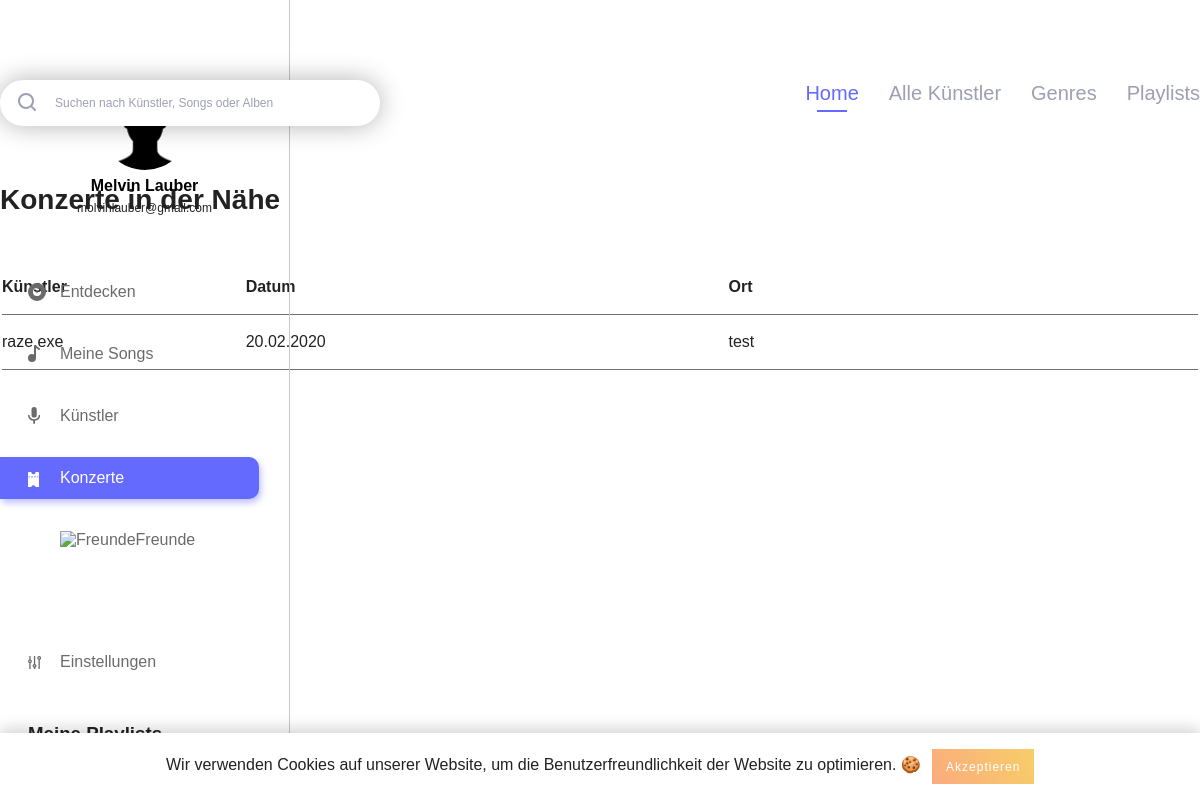
The app's page /events.php (signed in) with its own data.
### tables this page shows
CREATE TABLE IF NOT EXISTS `users` (
  `id` int(11) NOT NULL AUTO_INCREMENT,
  `username` varchar(255) NOT NULL,
  `email` varchar(255) NOT NULL,
  `firstname` varchar(255) NOT NULL,
  `lastname` varchar(255) NOT NULL,
  `password_hash` varchar(255) NOT NULL,
  `password_token` varchar(255) NOT NULL,
  `is_artist` int(1) NOT NULL,
  `has_darkmode` tinyint(1) NOT NULL,
  `insta` text,
  `facebook` text,
  PRIMARY KEY (`id`),
  UNIQUE KEY `username` (`username`),
  UNIQUE KEY `email` (`email`)
);

CREATE TABLE IF NOT EXISTS `events` (
  `id` int(11) NOT NULL AUTO_INCREMENT,
  `artist_id_link` int(11) NOT NULL,
  `event_name` varchar(255) NOT NULL,
  `place` varchar(255) NOT NULL,
  `event_date` date NOT NULL,
  PRIMARY KEY (`id`),
  KEY `artist_id_link` (`artist_id_link`)
);

CREATE TABLE IF NOT EXISTS `artist` (
  `artist_id` int(11) NOT NULL AUTO_INCREMENT,
  `user_id` int(11) NOT NULL,
  `artist_firstname` varchar(255) NOT NULL,
  `artist_lastname` varchar(255) NOT NULL,
  `biography` text NOT NULL,
  `insta` text,
  `facebook` text,
  PRIMARY KEY (`artist_id`),
  KEY `artist_fk0` (`user_id`)
);

### includes/start.php (called while the page is built, shortened)
<?php
include 'db.php';
if (isset($_SESSION['user']['id']) && !empty($_SESSION['user']['id'])) {
	$statement = $pdo->prepare("SELECT * FROM `users` WHERE `id` = :id");
	$result = $statement->execute(array('id' => $_SESSION['user']['id']));
}
if (isset($_SESSION['user']['has_darkmode']) && $_SESSION['user']['has_darkmode'] == 1) {
	$body_class = 'dark';
}
else {
	$body_class = '';
}
?>

### events.php (the view, shortened to what this page needs)
<?php
include 'includes/start.php';
$get_events_query = "SELECT * FROM `events` events
					 INNER JOIN `artist` artist ON artist.artist_id = events.artist_id_link";
?>
<!DOCTYPE html>
<html lang="de">
	<head>
		<?php include 'includes/meta_data.php'; ?>
	</head>
	<body class="<?php echo $body_class; ?>">
		<?php include 'includes/navigation_left.php'; ?>
		<?php include 'includes/cookie_banner.php'; ?>
		<div class="main_content_wrapper">
			<div class="main_content_inner">
				<?php include 'includes/search_navi.php'; ?>
				<h3 class="short_title"><?php echo NEAR_CONCERTS; ?></h3>
				<div id="events_table">
				<table class="concerts_near_you">
					<tbody>
						<tr class="event_table">
							<th class="artist_name_concert"><?php echo ARTISTS; ?></th>
							<th class="concert_when"><?php echo DATE; ?></th>
							<th class="concert_where"><?php echo WHERE; ?></th>
						</tr>
						<?php foreach ($pdo->query($get_events_query) as $event) { ?>
							<tr class="event_table">
								<td class="artist_name_concert event_table"><?php echo htmlspecialchars($event['artist_firstname']).' '.htmlspecialchars($event['artist_lastname']); ?></td>
								<td class="concert_when event_table">
									<?php
									$date = new DateTime($event['event_date']);
									echo $date->format('d.m.Y');
									?>
								</td>
								<td class="concert_where event_table"><?php echo htmlspecialchars($event['place']); ?></td>
							</tr>
						<?php } ?>
					</tbody>
				</table>
			</div>
			</div>
		</div>
	</body>

### includes/navigation_left.php (shortened to what this page needs)
<?php
if(isset($_SESSION['active'])) {
	$active_class = $_SESSION['active'];
}
$query = "SELECT * FROM `users` WHERE `id` = ".$_SESSION['user']['id'];
$playlist_query = "SELECT * FROM `playlist` WHERE `user_id` = ".$_SESSION['user']['id'];
?>
<div class="navigation_left">
	<div class="navigation_wrapper">
		<div class="profile">
			<h3 class="profile_name">
				<?php foreach ($pdo->query($query) as $user_data) {
					echo htmlspecialchars($user_data['firstname']).' '.htmlspecialchars($user_data['lastname']);
				} ?>
			</h3>
			<p class="profile_mail">
				<?php foreach ($pdo->query($query) as $user_data) {
					echo htmlspecialchars($user_data['email']);
				} ?>
			</p>
		</div>
		<div class="main_navigation">
			<ul>
				<li class="navigation_element <?php if($active_class === 'discover') { echo 'active'; } ?>"><a href="index.php"><img class="svg" src="img/assets/discover.svg" alt="<?php echo DISCOVER; ?>"><?php echo DISCOVER; ?></a></li>
				<li class="navigation_element <?php if($active_class === 'my_songs') { echo 'active'; } ?>"><a href="my_songs.php"><img class="svg" src="img/assets/my_songs.svg" alt="<?php echo MY_SONGS; ?>"><?php echo MY_SONGS; ?></a></li>
				<li class="navigation_element <?php if($active_class === 'artists') { echo 'active'; } ?>"><a href="artists.php"><img class="svg" src="img/assets/artists.svg" alt="<?php echo ARTISTS; ?>"><?php echo ARTISTS; ?></a></li>
				<li class="navigation_element <?php if($active_class === 'events') { echo 'active'; } ?>"><a href="events.php"><img class="svg" src="img/assets/events.svg" alt="<?php echo EVENTS; ?>"><?php echo EVENTS; ?></a></li>
				<li class="navigation_element <?php if($active_class === 'friends') { echo 'active'; } ?>"><a href="friends.php"><img class="svg" src="img/assets/friends.svg" alt="<?php echo FRIENDS; ?>"><?php echo FRIENDS; ?></a></li>
				<li class="navigation_element <?php if($active_class === 'settings') { echo 'active'; } ?>"><a href="settings.php"><img class="svg" src="img/assets/settings_nav.svg" alt="<?php echo SETTINGS; ?>"><?php echo SETTINGS; ?></a></li>
			</ul>
		</div>
		<div class="playlist_wrapper">
			<h3 class="playlist_title"><?php echo MY_PLAYLISTS; ?></h3>
			<ul>
				<?php foreach ($pdo->query($playlist_query) as $playlist_data) { ?>
					<li class="playlist_element"><a href="playlist_detail.php?playlist_id=<?php echo $playlist_data['playlist_id']; ?>"><?php echo $playlist_data['playlist_name']; ?></a></li>
				<?php } ?>
			</ul>
		</div>
	</div>
</div>

### css/_config.css (style rules this page uses)
:root { --primary-color: #636AFD; --primary-color_light: #e0e1ff; --text: #222; --navigation_left: #6B6B6B; --border: #C7C7C7; --light_text: #9D9FB3; --button: #ededed; --border-bottom: #707070; --background_dark_mode: #21252B; --dark_mode_border: #30353B; --dark_mode_input: #30353B; --dark_mode_light: #DDDDDD; --standard_shadow: 0 3px 27px rgba(0,0,0,0.39); --standard_radius: 13px; --standard_transition: all 0.3s ease; --error_color: #b20000; }

### css/_basic.css (style rules this page uses)
body { font-family: 'DM Sans', sans-serif; margin: 0; padding: 0; color: var(--text); -webkit-font-smoothing: antialiased; -moz-osx-font-smoothing: grayscale; }
h3 { margin: 0; padding: 0; }
h3.short_title { font-size: 28px; line-height: 37px; font-weight: 700; color: var(--text); margin-bottom: 40px; }
ul { padding: 0; margin: 0; }
.main_content_wrapper { padding-top: 80px; }
.main_content_inner { max-width: 1200px; margin: 0 auto; padding-bottom: 150px; box-sizing: border-box; }
.profile { text-align: center; }

### css/_navigation.css (style rules this page uses)
.navigation_left { position: fixed; width: 290px; height: 100%; border-right: 1px solid var(--border); padding: 80px 0; box-sizing: border-box; }
.navigation_left .profile { width: 195px; margin: 0 auto; margin-bottom: 50px; }
h3.profile_name { margin-top: 5px; font-size: 16px; line-height: 21px; color: #000; font-weight: 700; }
.profile_mail { font-size: 12px; line-height: 25px; margin: 0; margin-bottom: 5px; }
.navigation_left .main_navigation ul { padding-right: 30px; box-sizing: border-box; width: 100%; }
.navigation_left .main_navigation ul li.navigation_element { position: relative; list-style-type: none; color: var(--navigation_left); margin-top: 20px; }
.navigation_left .main_navigation ul li.navigation_element:first-child { margin-top: 0; }
.navigation_left .main_navigation ul li.navigation_element:last-child { margin-top: 80px; }
.navigation_left .main_navigation ul li.navigation_element.active a, .navigation_left .main_navigation ul li.navigation_element a:hover { background: var(--primary-color); color: #fff; box-shadow: 2px 4px 6px rgba(99, 106, 253, 0.4); transition: background 0.2s ease, color 0.2s ease; }
.navigation_left .main_navigation ul li a { color: inherit; text-decoration: none; padding: 12px 20px; padding-left: 60px; border-top-right-radius: 10px; border-bottom-right-radius: 10px; box-sizing: border-box; display: inline-block; width: 100%; transition: background 0.2s ease, color 0.2s ease; }
.playlist_wrapper { margin-top: 40px; padding-right: 30px; box-sizing: border-box; width: 100%; }
.playlist_wrapper .playlist_title { padding-left: 28px; box-sizing: border-box; }
.playlist_wrapper ul li.playlist_element { list-style-type: none; color: var(--navigation_left); margin-top: 10px; }
.playlist_wrapper ul li.playlist_element a { color: inherit; text-decoration: none; padding: 8px 20px; padding-left: 28px; border-top-right-radius: 10px; border-bottom-right-radius: 10px; box-sizing: border-box; display: inline-block; width: 100%; transition: background 0.2s ease, color 0.2s ease; }

### css/_events.css (style rules this page uses)
table.concerts_near_you { text-align: left; width: 100%; }
tr.event_table { width: 100%; border-bottom: 1px solid var(--border-bottom); display: inline-block; }
td.event_table, .event_table th { padding: 18px 0px; box-sizing: border-box; display: inline-block; }
.artist_name_concert { width: 20%; }
.concert_when { width: 40%; }
.concert_where { width: 30%; }
#events_table { width: 100%; }

### records on screen
users: firstname "Melvin", lastname "Lauber", email "molvinlauber@gmail.com"
events: artist_id_link.artist_firstname "raze.exe", event_date "20.02.2020", place "test"

### other values on screen
DISCOVER "Entdecken"
MY_SONGS "Meine Songs"
ARTISTS "Künstler"
EVENTS "Konzerte"
FRIENDS "Freunde"
SETTINGS "Einstellungen"
HOME "Home"
ALL_ARTISTS "Alle Künstler"
GENRES "Genres"
PLAYLISTS "Playlists"
NEAR_CONCERTS "Konzerte in der Nähe"
DATE "Datum"
WHERE "Ort"
